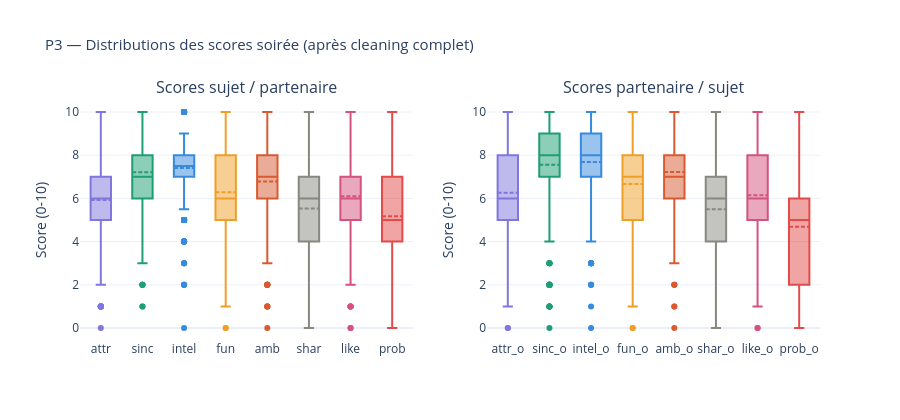

This figure's notebook cell:
### Code cell
# =============================================================================
# OUTLIERS RÉSIDUELS
# =============================================================================
print("\n" + "─" * 65)
print("VÉRIFICATION OUTLIERS RÉSIDUELS")
print("─" * 65)
 
# Scores soirée hors [0, 10]
print("\nScores soirée hors [0, 10] :")
n_fixed = 0
for col in SCORE_SELF + SCORE_OTHER:
    if col in df.columns:
        n_out = ((df[col] < 0) | (df[col] > 10)).sum()
        if n_out > 0:
            df[col] = df[col].clip(0, 10)
            n_fixed += n_out
            print(f"x {col} : {n_out} valeurs clippées")
if n_fixed == 0:
    print("Aucune valeur hors [0,10] détectée")
 
# Préférences T1 hors [0, 10] après normalisation
print("\n  Préférences T1 hors [0, 10] après normalisation :")
n_fixed_pref = 0
for col in PREF_COLS:
    n_out = ((df[col] < 0) | (df[col] > 10)).sum()
    if n_out > 0:
        df[col] = df[col].clip(0, 10)
        n_fixed_pref += n_out
        print(f"x {col} : {n_out} valeurs clippées")
if n_fixed_pref == 0:
    print("Aucune valeur hors [0,10] détectée")
 
# Âge
print(f"\nÂge — plage : {df['age'].min():.0f} – {df['age'].max():.0f} ans")
print(f"age > 50    : {(df['age'] > 50).sum()} lignes => légitimes, conservées")
 
# Boxplots
fig_box = make_subplots(rows=1, cols=2,
    subplot_titles=["Scores sujet / partenaire", "Scores partenaire / sujet"])
for i, col in enumerate(SCORE_SELF):
    fig_box.add_trace(go.Box(y=df[col], name=col,
        marker_color=COLORS[i], boxmean=True, showlegend=False), row=1, col=1)
for i, col in enumerate(SCORE_OTHER):
    fig_box.add_trace(go.Box(y=df[col], name=col,
        marker_color=COLORS[i], boxmean=True, showlegend=False), row=1, col=2)
fig_box.update_layout(
    title="P3 — Distributions des scores soirée (après cleaning complet)",
    height=420, plot_bgcolor="white", title_font_size=15)
fig_box.update_yaxes(title_text="Score (0-10)")
fig_box.show()

### Figure 1 — Plotly figure (JSON) as saved in the notebook; plotly's stock layout.template omitted (floating-point values rounded to 4 significant figures; data arrays with more than 128 entries replaced by an {"elided": "..."} marker saying what was removed)
{"data": [{"boxmean": true, "marker": {"color": "#7F77DD"}, "name": "attr", "showlegend": false, "type": "box", "xaxis": "x", "y": {"elided": "541 float values"}, "yaxis": "y"}, {"boxmean": true, "marker": {"color": "#1D9E75"}, "name": "sinc", "showlegend": false, "type": "box", "xaxis": "x", "y": {"elided": "541 float values"}, "yaxis": "y"}, {"boxmean": true, "marker": {"color": "#378ADD"}, "name": "intel", "showlegend": false, "type": "box", "xaxis": "x", "y": {"elided": "541 float values"}, "yaxis": "y"}, {"boxmean": true, "marker": {"color": "#EF9F27"}, "name": "fun", "showlegend": false, "type": "box", "xaxis": "x", "y": {"elided": "541 float values"}, "yaxis": "y"}, {"boxmean": true, "marker": {"color": "#D85A30"}, "name": "amb", "showlegend": false, "type": "box", "xaxis": "x", "y": {"elided": "541 float values"}, "yaxis": "y"}, {"boxmean": true, "marker": {"color": "#888780"}, "name": "shar", "showlegend": false, "type": "box", "xaxis": "x", "y": {"elided": "541 float values"}, "yaxis": "y"}, {"boxmean": true, "marker": {"color": "#D4537E"}, "name": "like", "showlegend": false, "type": "box", "xaxis": "x", "y": {"elided": "541 float values"}, "yaxis": "y"}, {"boxmean": true, "marker": {"color": "#E24B4A"}, "name": "prob", "showlegend": false, "type": "box", "xaxis": "x", "y": {"elided": "541 float values"}, "yaxis": "y"}, {"boxmean": true, "marker": {"color": "#7F77DD"}, "name": "attr_o", "showlegend": false, "type": "box", "xaxis": "x2", "y": {"elided": "541 float values"}, "yaxis": "y2"}, {"boxmean": true, "marker": {"color": "#1D9E75"}, "name": "sinc_o", "showlegend": false, "type": "box", "xaxis": "x2", "y": {"elided": "541 float values"}, "yaxis": "y2"}, {"boxmean": true, "marker": {"color": "#378ADD"}, "name": "intel_o", "showlegend": false, "type": "box", "xaxis": "x2", "y": {"elided": "541 float values"}, "yaxis": "y2"}, {"boxmean": true, "marker": {"color": "#EF9F27"}, "name": "fun_o", "showlegend": false, "type": "box", "xaxis": "x2", "y": {"elided": "541 float values"}, "yaxis": "y2"}, {"boxmean": true, "marker": {"color": "#D85A30"}, "name": "amb_o", "showlegend": false, "type": "box", "xaxis": "x2", "y": {"elided": "541 float values"}, "yaxis": "y2"}, {"boxmean": true, "marker": {"color": "#888780"}, "name": "shar_o", "showlegend": false, "type": "box", "xaxis": "x2", "y": {"elided": "541 float values"}, "yaxis": "y2"}, {"boxmean": true, "marker": {"color": "#D4537E"}, "name": "like_o", "showlegend": false, "type": "box", "xaxis": "x2", "y": {"elided": "541 float values"}, "yaxis": "y2"}, {"boxmean": true, "marker": {"color": "#E24B4A"}, "name": "prob_o", "showlegend": false, "type": "box", "xaxis": "x2", "y": {"elided": "541 float values"}, "yaxis": "y2"}], "layout": {"annotations": [{"font": {"size": 16}, "showarrow": false, "text": "Scores sujet / partenaire", "x": 0.225, "xanchor": "center", "xref": "paper", "y": 1, "yanchor": "bottom", "yref": "paper"}, {"font": {"size": 16}, "showarrow": false, "text": "Scores partenaire / sujet", "x": 0.775, "xanchor": "center", "xref": "paper", "y": 1, "yanchor": "bottom", "yref": "paper"}], "height": 420, "plot_bgcolor": "white", "title": {"font": {"size": 15}, "text": "P3 — Distributions des scores soirée (après cleaning complet)"}, "xaxis": {"anchor": "y", "domain": [0, 0.45]}, "xaxis2": {"anchor": "y2", "domain": [0.55, 1]}, "yaxis": {"anchor": "x", "domain": [0, 1], "title": {"text": "Score (0-10)"}}, "yaxis2": {"anchor": "x2", "domain": [0, 1], "title": {"text": "Score (0-10)"}}}}
